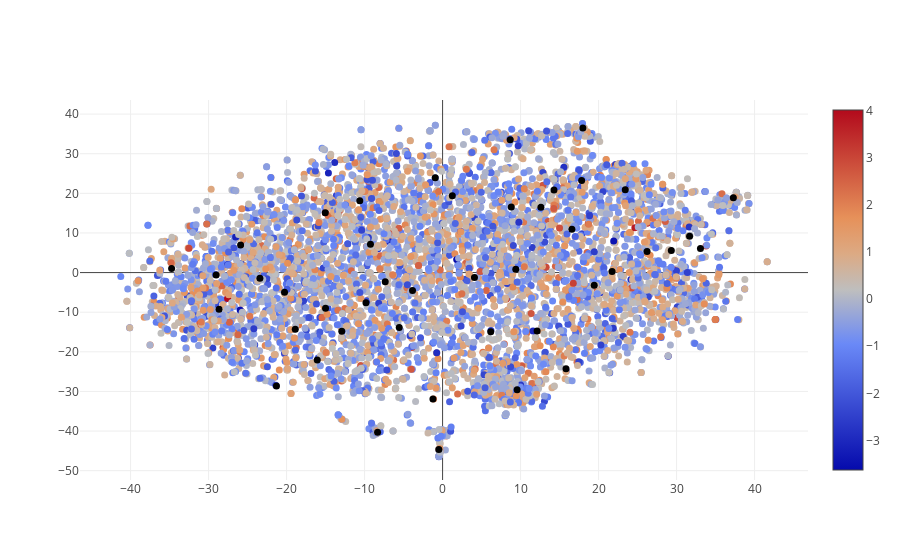

This figure's notebook cell:
### Code cell
from plotly.offline import download_plotlyjs, init_notebook_mode, plot, iplot

init_notebook_mode(connected=True)

import plotly.graph_objs as go

trace1 = go.Scatter(
    y = two_dimensional_songs['Y'],
    x = two_dimensional_songs['X'],
    text = two_dimensional_songs['song'],
    mode='markers',
    marker=dict(
        size='7',
        color = np.random.randn(5717), #set color equal to a variable
        colorscale='RdYlBl',
        showscale=True
    )
)
data = [trace1]

iplot(data)

### Figure 1 — Plotly figure (JSON) as saved in the notebook; plotly's stock layout.template omitted (floating-point values rounded to 4 significant figures; data arrays with more than 128 entries replaced by an {"elided": "..."} marker saying what was removed)
{"data": [{"marker": {"color": {"elided": "5717 float values"}, "colorscale": "RdYlBl", "showscale": true, "size": "7"}, "mode": "markers", "text": {"elided": "5761 str values"}, "type": "scatter", "x": {"elided": "5761 float values"}, "y": {"elided": "5761 float values"}}], "layout": {}}
